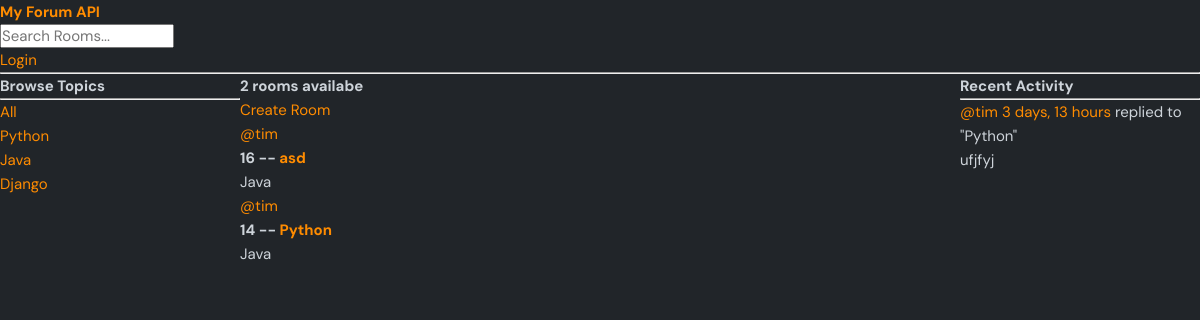
Screenshot of /?q=Java with the database file from the repository.
### base/models.py (models this page shows)
class Topic(models.Model):
    name = models.CharField(max_length=200)

class Room(models.Model):
    host =  models.ForeignKey(User, on_delete=models.SET_NULL, null=True)
    topic = models.ForeignKey(Topic, on_delete=models.SET_NULL, null=True)
    name = models.CharField(max_length=200)
    description = models.TextField(null=True, blank=True)
    participants = models.ManyToManyField(User, related_name='participants', blank=True)
    updated = models.DateTimeField(auto_now=True)
    created = models.DateTimeField(auto_now_add=True)
    class Meta:
        ordering = ['-updated', '-created']
    def __str__(self):
        return self.name

class Message(models.Model):
    user = models.ForeignKey(User, on_delete=models.CASCADE)
    room = models.ForeignKey(Room, on_delete=models.CASCADE)
    body = models.TextField()
    updated = models.DateTimeField(auto_now=True)
    created = models.DateTimeField(auto_now_add=True)

### base/views.py (the view)
# urls.py: path('',views.home, name="home"),
def home(request):
    q = request.GET.get('q') if request.GET.get('q') != None else ''
    rooms = Room.objects.filter(
        Q(topic__name__icontains=q) |
        Q(name__icontains=q) |
        Q(description__icontains=q)
    )
    topics = Topic.objects.all()
    room_count = rooms.count()
    room_messages = Message.objects.filter(Q(room__topic__name__icontains=q))
    context = {'rooms': rooms, 'topics':topics, 'room_count':room_count, 'room_messages':room_messages}
    return render(request, "base/home.html", context)

### templates/base/home.html (shortened to what this page needs)
{% extends 'main.html' %}
{% block content %}
<div class="home-container">
    <div>
        {% include 'base/topics_component.html' %}
        </div>
    <div>
        <h5>{{ room_count }} rooms availabe</h5>
        <a href="{% url 'create-room' %}">Create Room</a>
        {% include 'base/feed_component.html' %}
</div>
    <div>
        {% include 'base/activity_component.html' %}
    </div>
{% endblock content %}

### templates/base/topics_component.html
<h3>Browse Topics</h3>
        <hr>
        <div>
            <a href="{% url 'home' %}">All</a>
        </div>
        {% for topic in topics %}
            <div>
                <a href="{% url 'home' %}?q={{ topic.name }}">{{ topic.name }}</a>
            </div>
        {% endfor %}

### templates/base/feed_component.html (shortened to what this page needs)
<div>
        {% for room in rooms %}
            <div>
                <a href="{% url 'user-profile' room.host.id %}">@{{ room.host.username }}</a>
                <h5>{{ room.id }} -- <a href="{% url 'room' room.id %}">{{ room.name }}</a></h5>
                <small>{{ room.topic.name }}</small>
            </div>
        {% endfor %}
    </div>

### templates/base/activity_component.html (shortened to what this page needs)
<div>
    <h3>Recent Activity</h3>
    <hr>
    {% for message in room_messages %}
        <div>
            <small><a href="{% url 'user-profile' message.user.id %}">@{{ message.user }}   {{ message.created|timesince }}</a></small>
            <small>replied to "{{ message.room }}"</small>
            <p>{{ message.body }}</p>
        </div>
    {% endfor %}
</div>

### static/styles/style.css (style rules this page uses)
:root { --color-main: #ff8c00; --color-main-light: #ffd8b5; --color-dark: #343a40; --color-dark-medium: #495057; --color-dark-light: #6c757d; --color-light: #f8f9fa; --color-gray: #adb5bd; --color-light-gray: #ced4da; --color-bg: #212529; --color-success: #28a745; --color-error: #dc3545; }
* { font-family: "DM Sans", -apple-system, BlinkMacSystemFont, "Segoe UI", Roboto, Oxygen, Ubuntu, Cantarell, "Open Sans", "Helvetica Neue", sans-serif; margin: 0; padding: 0; box-sizing: border-box; text-rendering: optimizeLegibility; font-size: inherit; }
html { font-size: 56.25%; }
@media only screen and (min-width: 1200px) { html { font-size: 62.5%; } }
body { line-height: 1.6; font-weight: 400; font-size: 1.5rem; color: var(--color-light-gray); background-color: var(--color-bg); min-height: 100vh; }
a { display: inline-block; color: var(--color-main); text-decoration: none; }

### templates/base/home.html (style rules this page uses)
.home-container { display: grid; grid-template-columns: 1fr 3fr 1fr; }

### rows the page displays
Topic: name "Python"
Topic: name "Java"
Topic: name "Django"
Room: host.username "tim", id "16", name "asd", topic.name "Java"
Room: host.username "tim", id "14", name "Python", topic.name "Java"
Message: user "tim", created "3 days, 13 hours", room "Python", body "ufjfyj"

### other values shown
{{ room_count }} "2"
